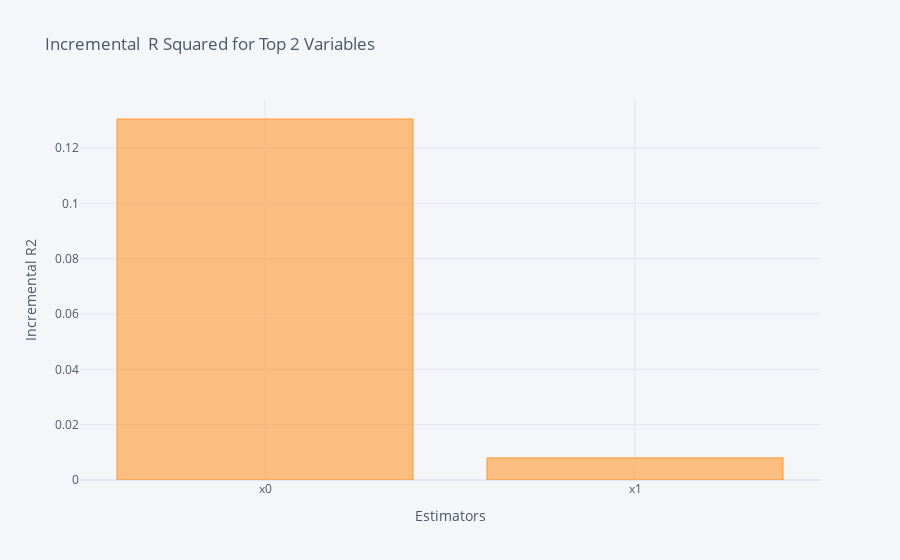
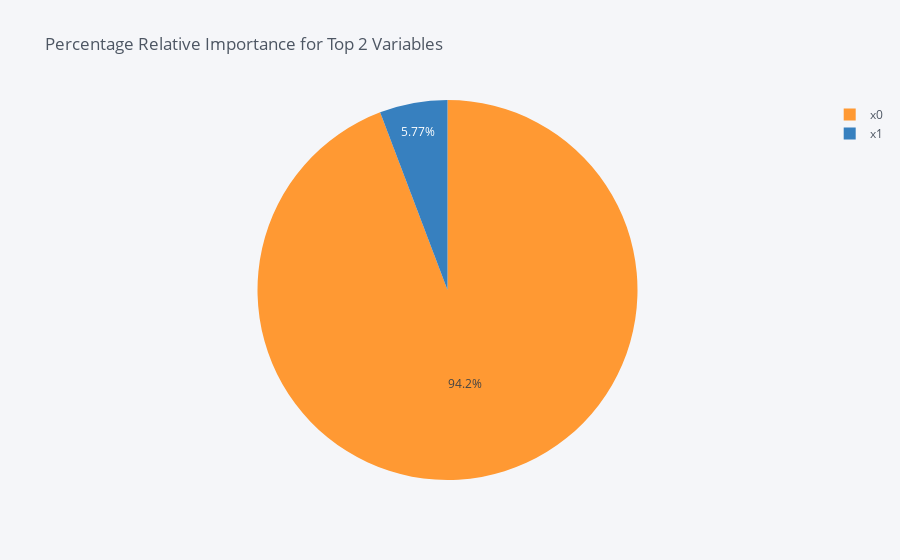

Write notebook code for charts like these, in order.
### Code cell
imp = RelativeImportance.relativeImp()
imp = list(imp.values())
print("The importance for every dimension:")
print(imp)

### Figure 1 — Plotly figure (JSON) as saved in the notebook; plotly's stock layout.template omitted (floating-point values rounded to 4 significant figures)
{"data": [{"marker": {"color": "rgba(255, 153, 51, 0.6)", "line": {"color": "rgba(255, 153, 51, 1.0)", "width": 1}}, "name": "incremental_r2", "orientation": "v", "text": "", "type": "bar", "x": ["x0", "x1"], "y": [0.1305, 0.007992]}], "layout": {"legend": {"bgcolor": "#F5F6F9", "font": {"color": "#4D5663"}}, "paper_bgcolor": "#F5F6F9", "plot_bgcolor": "#F5F6F9", "title": {"font": {"color": "#4D5663"}, "text": "Incremental  R Squared for Top 2 Variables "}, "xaxis": {"gridcolor": "#E1E5ED", "showgrid": true, "tickfont": {"color": "#4D5663"}, "title": {"font": {"color": "#4D5663"}, "text": "Estimators"}, "zerolinecolor": "#E1E5ED"}, "yaxis": {"gridcolor": "#E1E5ED", "showgrid": true, "tickfont": {"color": "#4D5663"}, "title": {"font": {"color": "#4D5663"}, "text": "Incremental R2"}, "zerolinecolor": "#E1E5ED"}}}

### Figure 2 — Plotly figure (JSON) as saved in the notebook; plotly's stock layout.template omitted (floating-point values rounded to 4 significant figures)
{"data": [{"labels": ["x0", "x1"], "marker": {"colors": ["rgba(255, 153, 51, 1.0)", "rgba(55, 128, 191, 1.0)"]}, "name": "", "type": "pie", "values": [94.23, 5.771]}], "layout": {"legend": {"bgcolor": "#F5F6F9", "font": {"color": "#4D5663"}}, "paper_bgcolor": "#F5F6F9", "plot_bgcolor": "#F5F6F9", "title": {"font": {"color": "#4D5663"}, "text": "Percentage Relative Importance for Top 2 Variables "}}}
